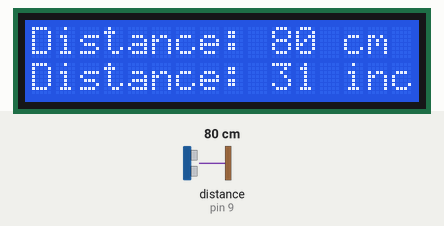
Simulated run of this sketch. Board: Arduino Uno, built with avr-gcc and run on an emulated ATmega328P. Shown: 16×2 character LCD. Wiring (inferred from the names in the program): ultrasonic range finder: trigger pin 10; echo pin 9. The test bench sets the inputs (shaded band); at power-on: distance to the obstacle (sensor on pin 9) 80 cm. The echo pulse lasts 58.3 µs per cm.

Above: at 1.2 s.
1.3 s: distance to the obstacle (sensor on pin 9) set to 2 cm
At 1.32 s:
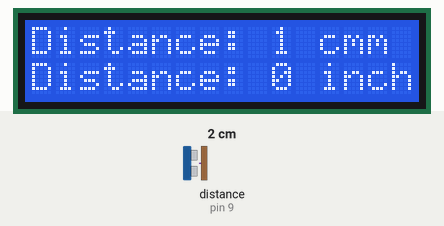
2.9 s: distance to the obstacle (sensor on pin 9) set to 18 cm
At 4.1 s:
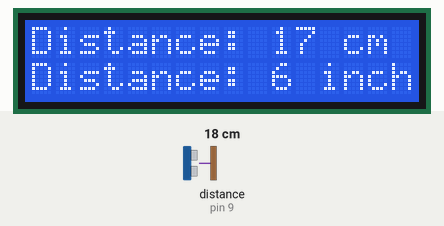
4.4 s: distance to the obstacle (sensor on pin 9) set to 4 cm
At 4.42 s:
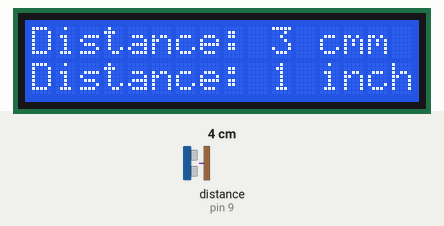

The sketch:

zad_2.ino
```cpp
/*
 * Zadanie 2
 * Zadanie to wprowadzi nowy element jakim jest ultradźwiękowy czujnik odległości HC-SR04.
 * Zadanie będzie polegać na:
 * - Połączeniu wyświetlacza lcd oraz czujnika do płytki stykowej.
 * - Prezentowanie pomiaru czujnika na wyświetlaczu w formacie:
 *   Distance: [pomiar dystansu w cm]cm
 *   Distance: [pomiar dystancu w calach]inch
 */
#include <LiquidCrystal.h>
LiquidCrystal lcd(2, 3, 4, 5, 6, 7);

#define trig_pin 10
#define echo_pin 9

long duration;
int distance_cm, distance_inch;

void setup() {
  lcd.begin(16,2);
  pinMode(trig_pin, OUTPUT);
  pinMode(echo_pin, INPUT);
}
void loop() {
  // Upewniamy się ze stan na trig_pin jest LOW)
  digitalWrite(trig_pin, LOW);
  delayMicroseconds(2);
  // Wyzwalanie pomiaru, wysyłanie impulsu prostokątnego
  // o czasie trwania 10 mikrosekund na pin triger_pin
  digitalWrite(trig_pin, HIGH);
  delayMicroseconds(10);
  digitalWrite(trig_pin, LOW);

  // Pobieramy czas trwania impulsu zwrotnego na pinie echo
  // Badamy jak długo trwa stan wysoki tego impulsu
  duration = pulseIn(echo_pin, HIGH);

  // Aby otrzymać wartość w cm należy podzielić wartość duration przez 58
  // W skrócie jest to spowodowane że sygnał leci do przeszkody i spowrotem
  // a my chcemy otrzymać tylko połowe tego. Dochodzą też inne czynnik przez które
  // to właśnie 58.
  distance_cm= duration/58;

  // Aby otrzymać pomiar w calach należy przemnożyć pomiar w cm * 0.39370
  distance_inch = distance_cm * 0.39370;


  lcd.setCursor(0,0);
  lcd.print("Distance: ");
  lcd.print(distance_cm);
  lcd.print(" cm");
  lcd.setCursor(0,1);
  lcd.print("Distance: ");
  lcd.print(distance_inch);
  lcd.print(" inch");
  delay(10);
}
```

Measured:
- after the input at 1.3 s, the display: changes at once (image 1)
- after the input at 2.9 s, the display: first changes at once (image 2 shows a later state)
- after the input at 4.4 s, the display: changes at once (image 3)
